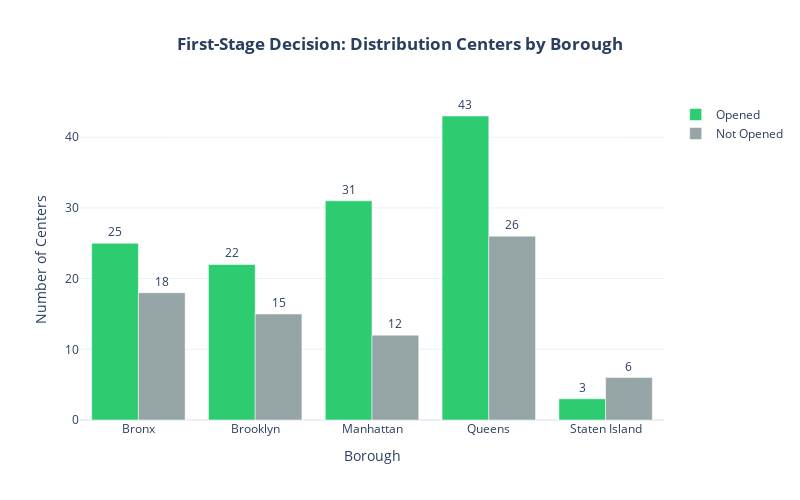
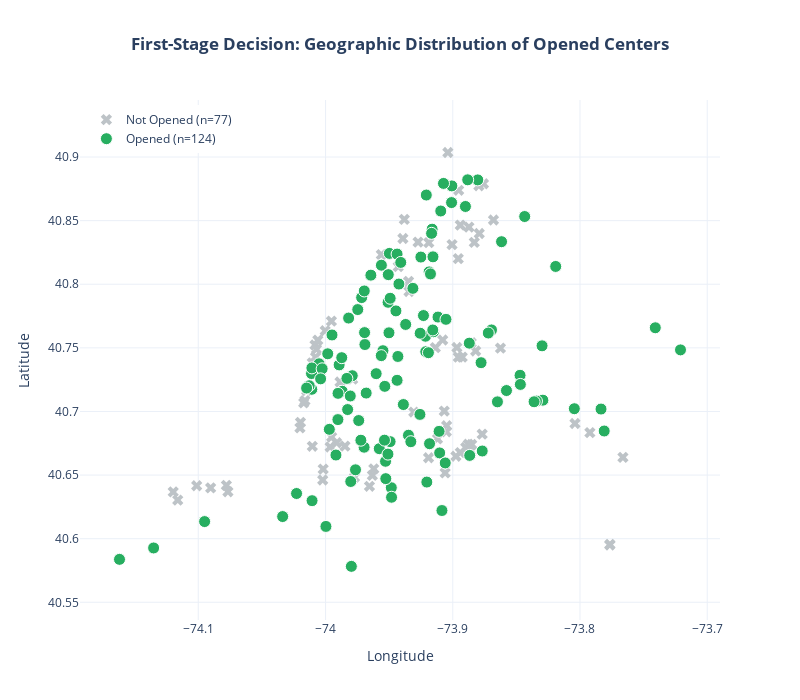

The code cell stored with these charts, in order, in its notebook:
### Code cell
# First-Stage Analysis: Distribution Center Opening Decisions

# Ensure centers_opened is merged with centers_df
centers_merged = centers_df.merge(centers_opened, on='id')

# Assign boroughs based on latitude/longitude boundaries (approximate)
def assign_borough(lat, lon):
    if lat > 40.8:
        return 'Bronx'
    elif lon < -73.95 and lat > 40.7:
        return 'Manhattan'
    elif lon > -73.95 and lat > 40.65:
        return 'Queens'
    elif lat < 40.65:
        return 'Staten Island' if lon < -74.05 else 'Brooklyn'
    else:
        return 'Brooklyn'

centers_merged['borough'] = centers_merged.apply(lambda r: assign_borough(r['latitude'], r['longitude']), axis=1)

# =============================================================================
# FIGURE A: Centers Opened by Borough (Grouped Bar Chart)
# =============================================================================

borough_summary = centers_merged.groupby('borough').agg(
    total=('id', 'count'),
    opened=('opened', 'sum')
).reset_index()
borough_summary['closed'] = borough_summary['total'] - borough_summary['opened']

fig_borough = go.Figure()

fig_borough.add_trace(go.Bar(
    name='Opened',
    x=borough_summary['borough'],
    y=borough_summary['opened'],
    marker_color='#2ecc71',
    text=borough_summary['opened'].astype(int),
    textposition='outside'
))

fig_borough.add_trace(go.Bar(
    name='Not Opened',
    x=borough_summary['borough'],
    y=borough_summary['closed'],
    marker_color='#95a5a6',
    text=borough_summary['closed'].astype(int),
    textposition='outside'
))

fig_borough.update_layout(
    title=dict(text='<b>First-Stage Decision: Distribution Centers by Borough</b>', x=0.5),
    xaxis_title='Borough',
    yaxis_title='Number of Centers',
    barmode='group',
    template='plotly_white',
    height=500,
    width=800
)

# fig_borough.write_image('report_photos/centers_by_borough.png', scale=2)
fig_borough.show()


# =============================================================================
# FIGURE B: Geographic Scatter - Opened vs Closed Centers
# =============================================================================

fig_geo = go.Figure()

# Closed centers (gray X)
closed = centers_merged[centers_merged['opened'] == 0]
opened = centers_merged[centers_merged['opened'] == 1]

fig_geo.add_trace(go.Scatter(
    x=closed['longitude'],
    y=closed['latitude'],
    mode='markers',
    name=f'Not Opened (n={len(closed)})',
    marker=dict(color='#bdc3c7', size=10, symbol='x')
))

# Opened centers (green circle)
fig_geo.add_trace(go.Scatter(
    x=opened['longitude'],
    y=opened['latitude'],
    mode='markers',
    name=f'Opened (n={len(opened)})',
    marker=dict(color='#27ae60', size=12, symbol='circle', line=dict(color='white', width=1))
))

fig_geo.update_layout(
    title=dict(text='<b>First-Stage Decision: Geographic Distribution of Opened Centers</b>', x=0.5),
    xaxis_title='Longitude',
    yaxis_title='Latitude',
    template='plotly_white',
    height=700,
    width=800,
    yaxis=dict(scaleanchor='x', scaleratio=1),
    legend=dict(yanchor='top', y=0.99, xanchor='left', x=0.01)
)

# fig_geo.write_image('report_photos/centers_geographic.png', scale=2)
fig_geo.show()


# =============================================================================
# SUMMARY STATISTICS
# =============================================================================
print("\n" + "="*50)
print("FIRST-STAGE DECISION SUMMARY")
print("="*50)
print(f"Total potential centers: {len(centers_merged)}")
print(f"Centers opened: {int(centers_merged['opened'].sum())} ({100*centers_merged['opened'].mean():.1f}%)")
print(f"\nBy Borough:")
print(borough_summary.to_string(index=False))

### Figure 1 — Plotly figure (JSON) as saved in the notebook; plotly's stock layout.template omitted (floating-point values rounded to 4 significant figures)
{"data": [{"marker": {"color": "#2ecc71"}, "name": "Opened", "text": [25.0, 22.0, 31.0, 43.0, 3.0], "textposition": "outside", "type": "bar", "x": ["Bronx", "Brooklyn", "Manhattan", "Queens", "Staten Island"], "y": [25, 22, 31, 43, 3]}, {"marker": {"color": "#95a5a6"}, "name": "Not Opened", "text": [18.0, 15.0, 12.0, 26.0, 6.0], "textposition": "outside", "type": "bar", "x": ["Bronx", "Brooklyn", "Manhattan", "Queens", "Staten Island"], "y": [18, 15, 12, 26, 6]}], "layout": {"barmode": "group", "height": 500, "title": {"text": "<b>First-Stage Decision: Distribution Centers by Borough</b>", "x": 0.5}, "width": 800, "xaxis": {"title": {"text": "Borough"}}, "yaxis": {"title": {"text": "Number of Centers"}}}}

### Figure 2 — Plotly figure (JSON) as saved in the notebook; plotly's stock layout.template omitted (floating-point values rounded to 4 significant figures)
{"data": [{"marker": {"color": "#bdc3c7", "size": 10, "symbol": "x"}, "mode": "markers", "name": "Not Opened (n=77)", "type": "scatter", "x": [-74.0, -74.08, -73.96, -73.98, -73.79, -73.88, -73.88, -73.89, -73.99, -73.87, -74.01, -73.9, -74.0, -73.94, -74.08, -73.97, -73.89, -73.78, -74.01, -73.93, -73.96, -74.02, -73.93, -73.86, -73.88, -73.89, -73.91, -74.01, -73.96, -73.78, -74.01, -73.91, -73.98, -73.93, -74.1, -73.89, -73.91, -73.89, -73.9, -74.02, -73.91, -73.89, -74.0, -74.12, -73.88, -74.01, -73.9, -73.99, -73.91, -73.88, -73.91, -73.9, -73.89, -74.01, -74.02, -73.9, -73.92, -73.94, -73.9, -73.8, -74.12, -74.0, -74.09, -73.89, -73.89, -73.9, -73.77, -73.92, -74.01, -73.94, -74.0, -73.9, -74.0, -73.88, -74.02, -73.98, -73.93], "y": [40.76, 40.64, 40.65, 40.73, 40.68, 40.68, 40.83, 40.67, 40.68, 40.85, 40.74, 40.75, 40.65, 40.84, 40.64, 40.64, 40.85, 40.6, 40.75, 40.8, 40.65, 40.69, 40.83, 40.75, 40.88, 40.67, 40.68, 40.75, 40.82, 40.6, 40.76, 40.75, 40.67, 40.79, 40.64, 40.75, 40.7, 40.67, 40.69, 40.69, 40.68, 40.84, 40.65, 40.64, 40.88, 40.74, 40.9, 40.72, 40.76, 40.75, 40.65, 40.87, 40.67, 40.67, 40.71, 40.74, 40.66, 40.85, 40.66, 40.69, 40.63, 40.77, 40.64, 40.74, 40.67, 40.83, 40.66, 40.83, 40.72, 40.81, 40.68, 40.82, 40.67, 40.84, 40.71, 40.65, 40.7]}, {"marker": {"color": "#27ae60", "line": {"color": "white", "width": 1}, "size": 12, "symbol": "circle"}, "mode": "markers", "name": "Opened (n=124)", "type": "scatter", "x": [-74.02, -73.97, -73.97, -74.01, -73.96, -73.95, -73.93, -73.97, -74.14, -73.91, -73.74, -73.95, -73.98, -73.94, -73.98, -73.87, -73.95, -73.95, -74.01, -73.98, -73.95, -73.89, -73.99, -73.93, -73.93, -73.92, -73.92, -73.78, -73.82, -73.91, -73.89, -73.85, -73.98, -73.93, -73.96, -73.83, -73.92, -73.9, -73.95, -73.95, -74.01, -73.92, -73.92, -74.01, -73.8, -73.94, -74.01, -73.86, -73.95, -73.97, -73.86, -73.92, -73.94, -73.92, -73.92, -73.98, -73.95, -73.97, -73.92, -73.97, -73.94, -73.88, -73.91, -73.94, -73.83, -73.94, -73.99, -73.93, -73.99, -73.99, -73.89, -73.97, -74.0, -73.78, -73.86, -73.91, -73.9, -74.0, -73.99, -74.01, -73.98, -73.93, -73.72, -73.95, -73.99, -73.96, -74.1, -74.0, -74.01, -73.91, -73.94, -73.88, -73.92, -73.97, -73.92, -74.16, -73.92, -73.83, -73.92, -73.97, -73.96, -73.88, -73.92, -73.85, -73.87, -73.84, -73.92, -73.98, -73.95, -73.98, -73.99, -73.95, -73.94, -73.95, -74.0, -74.03, -73.89, -73.96, -74.0, -73.84, -73.95, -73.91, -73.91, -73.91], "y": [40.64, 40.75, 40.76, 40.72, 40.81, 40.68, 40.7, 40.69, 40.59, 40.67, 40.77, 40.75, 40.77, 40.72, 40.64, 40.76, 40.82, 40.64, 40.72, 40.58, 40.66, 40.86, 40.74, 40.68, 40.8, 40.67, 40.81, 40.68, 40.81, 40.66, 40.75, 40.73, 40.7, 40.68, 40.67, 40.71, 40.75, 40.88, 40.72, 40.81, 40.73, 40.78, 40.76, 40.74, 40.7, 40.82, 40.63, 40.83, 40.76, 40.78, 40.71, 40.84, 40.77, 40.81, 40.87, 40.73, 40.63, 40.79, 40.75, 40.71, 40.78, 40.74, 40.62, 40.82, 40.71, 40.71, 40.72, 40.76, 40.76, 40.69, 40.67, 40.79, 40.61, 40.7, 40.72, 40.77, 40.86, 40.69, 40.74, 40.73, 40.73, 40.82, 40.75, 40.79, 40.67, 40.74, 40.61, 40.75, 40.72, 40.77, 40.8, 40.67, 40.76, 40.67, 40.64, 40.58, 40.84, 40.75, 40.82, 40.68, 40.73, 40.88, 40.76, 40.72, 40.76, 40.71, 40.81, 40.71, 40.67, 40.65, 40.71, 40.79, 40.74, 40.68, 40.73, 40.62, 40.88, 40.81, 40.73, 40.85, 40.65, 40.88, 40.86, 40.68]}], "layout": {"height": 700, "legend": {"x": 0.01, "xanchor": "left", "y": 0.99, "yanchor": "top"}, "title": {"text": "<b>First-Stage Decision: Geographic Distribution of Opened Centers</b>", "x": 0.5}, "width": 800, "xaxis": {"title": {"text": "Longitude"}}, "yaxis": {"scaleanchor": "x", "scaleratio": 1, "title": {"text": "Latitude"}}}}
